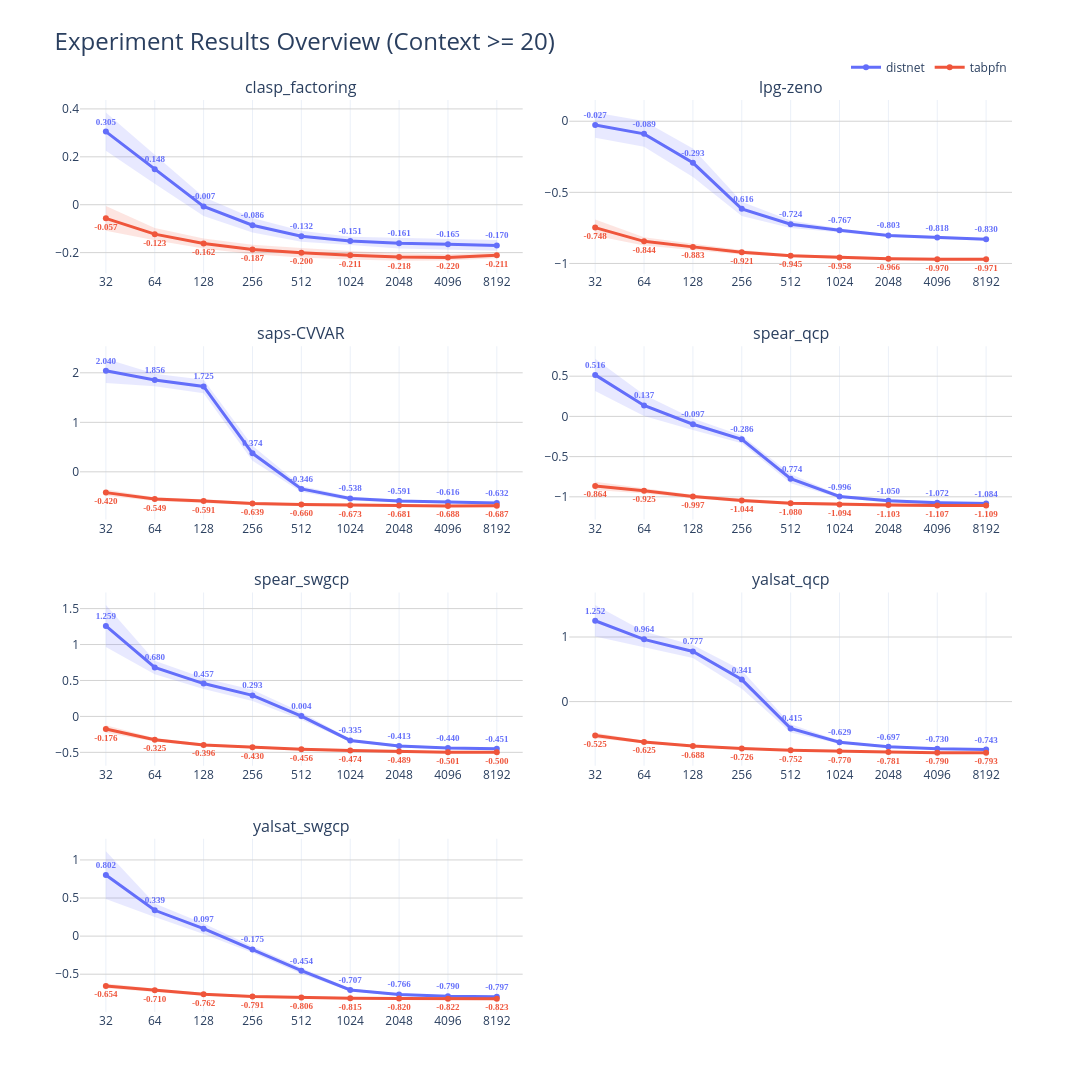

The code cell stored with this chart in its notebook:
### Code cell
import plotly.graph_objects as go
import plotly.colors as pc
from plotly.subplots import make_subplots
import numpy as np
from collections import defaultdict
import math

def plot_results_grid(results_dict, min_context_size=0):
    """
    Compiles all scenario plots into a single large canvas with 3 plots per row.
    """
    
    # 1. Setup Grid Dimensions
    scenarios = list(results_dict.keys())
    num_scenarios = len(scenarios)
    cols = 2
    rows = math.ceil(num_scenarios / cols)
    
    fig = make_subplots(
        rows=rows, 
        cols=cols, 
        subplot_titles=[f"{s}" for s in scenarios],
        vertical_spacing=0.08,
        horizontal_spacing=0.05
    )
    
    palette = pc.qualitative.Plotly
    models_in_legend = set()

    # --- 2. Iterate through Scenarios ---
    for idx, (scenario, models) in enumerate(results_dict.items()):
        
        row = (idx // cols) + 1
        col = (idx % cols) + 1
        
        # --- DATA PREP ---
        points_at_x = defaultdict(list)
        
        for model_name, context_data in models.items():
            for context_size, stats in context_data.items():
                if context_size < min_context_size: continue
                points_at_x[context_size].append((model_name, stats['mean']))

        if not points_at_x:
            continue

        # --- RANKING POSITIONS ---
        label_decisions = defaultdict(dict)
        for x_val, data_list in points_at_x.items():
            data_list.sort(key=lambda item: item[1]) 
            count = len(data_list)
            for rank, (m_name, val) in enumerate(data_list):
                if count == 1: pos = "top center"
                elif rank == 0: pos = "bottom center"
                elif rank == count - 1: pos = "top center"
                else: pos = "middle right" if rank % 2 == 0 else "middle left"
                label_decisions[m_name][x_val] = pos

        # --- PLOTTING TRACES ---
        all_x_ticks_in_subplot = set()
        
        for i, (model_name, context_data) in enumerate(models.items()):
            x_vals, means, stds, text_positions = [], [], [], []
            
            for context_size, stats in context_data.items():
                if context_size < min_context_size: continue
                x_vals.append(context_size)
                means.append(stats['mean'])
                stds.append(stats['std'])
                all_x_ticks_in_subplot.add(context_size)
                text_positions.append(label_decisions[model_name].get(context_size, "top center"))
            
            if not x_vals: continue

            # Sort
            sorted_indices = np.argsort(x_vals)
            x_vals = np.array(x_vals)[sorted_indices]
            means = np.array(means)[sorted_indices]
            stds = np.array(stds)[sorted_indices]
            text_positions = np.array(text_positions)[sorted_indices]
            
            color = palette[i % len(palette)]
            
            show_legend = False
            if model_name not in models_in_legend:
                show_legend = True
                models_in_legend.add(model_name)

            # 1. Std Ribbon
            x_poly = np.concatenate([x_vals, x_vals[::-1]])
            y_poly = np.concatenate([means + stds, (means - stds)[::-1]])
            
            fig.add_trace(go.Scatter(
                x=x_poly, y=y_poly,
                fill='toself',
                fillcolor=f"rgba{tuple(int(color.lstrip('#')[i:i+2], 16) for i in (0, 2, 4)) + (0.15,)}",
                line=dict(color='rgba(255,255,255,0)'),
                hoverinfo="skip",
                showlegend=False,
                legendgroup=model_name
            ), row=row, col=col)
            
            # 2. Main Line
            # FIX: We use double curly braces {{ }} for Plotly variables inside f-strings
            hover_template_str = (
                f"<b>{model_name}</b><br>" +
                "NLLH: %{y:.4f}<br>" +
                "Std: ±%{customdata:.4f}<extra></extra>"
            )

            fig.add_trace(go.Scatter(
                x=x_vals, y=means,
                mode='lines+markers+text',
                name=model_name,
                line=dict(color=color, width=3),
                marker=dict(size=6),
                text=[f"<b>{m:.3f}</b>" for m in means],
                textposition=text_positions,
                textfont=dict(size=9, color=color, family="Arial Black"),
                
                # --- FIXED LINE BELOW ---
                hovertemplate=hover_template_str,
                
                customdata=stds,
                showlegend=show_legend,
                legendgroup=model_name
            ), row=row, col=col)

        # Update Axes
        sorted_ticks = sorted(list(all_x_ticks_in_subplot))
        fig.update_xaxes(type="log", tickvals=sorted_ticks, ticktext=sorted_ticks, row=row, col=col)
        fig.update_yaxes(zeroline=False, gridcolor='lightgray', row=row, col=col)

    # --- 3. Final Layout ---
    fig.update_layout(
        title=dict(text=f"Experiment Results Overview (Context >= {min_context_size})", font=dict(size=24)),
        template="plotly_white",
        height=400 * rows, 
        width=1300,        
        legend=dict(
            orientation="h",
            yanchor="bottom",
            y=1.02,
            xanchor="right",
            x=1
        )
    )
    
    fig.show()

# --- Example Usage ---
plot_results_grid(plot_vals, min_context_size=20)

### Figure 1 — Plotly figure (JSON) as saved in the notebook; plotly's stock layout.template omitted (floating-point values rounded to 4 significant figures)
{"data": [{"fill": "toself", "fillcolor": "rgba(99, 110, 250, 0.15)", "hoverinfo": "skip", "legendgroup": "distnet", "line": {"color": "rgba(255,255,255,0)"}, "showlegend": false, "type": "scatter", "x": [32, 64, 128, 256, 512, 1024, 2048, 4096, 8192, 8192, 4096, 2048, 1024, 512, 256, 128, 64, 32], "xaxis": "x", "y": [0.3854, 0.2083, 0.03259, -0.05573, -0.109, -0.1341, -0.1391, -0.1428, -0.1476, -0.1919, -0.1865, -0.1823, -0.1683, -0.1546, -0.1156, -0.04728, 0.08754, 0.2251], "yaxis": "y"}, {"customdata": [0.08012, 0.06039, 0.03993, 0.02993, 0.02279, 0.0171, 0.0216, 0.02187, 0.02215], "hovertemplate": "<b>distnet</b><br>NLLH: %{y:.4f}<br>Std: ±%{customdata:.4f}<extra></extra>", "legendgroup": "distnet", "line": {"color": "#636EFA", "width": 3}, "marker": {"size": 6}, "mode": "lines+markers+text", "name": "distnet", "showlegend": true, "text": ["<b>0.305</b>", "<b>0.148</b>", "<b>-0.007</b>", "<b>-0.086</b>", "<b>-0.132</b>", "<b>-0.151</b>", "<b>-0.161</b>", "<b>-0.165</b>", "<b>-0.170</b>"], "textfont": {"color": "#636EFA", "family": "Arial Black", "size": 9}, "textposition": ["top center", "top center", "top center", "top center", "top center", "top center", "top center", "top center", "top center"], "type": "scatter", "x": [32, 64, 128, 256, 512, 1024, 2048, 4096, 8192], "xaxis": "x", "y": [0.3053, 0.1479, -0.007344, -0.08566, -0.1318, -0.1512, -0.1607, -0.1647, -0.1697], "yaxis": "y"}, {"fill": "toself", "fillcolor": "rgba(239, 85, 59, 0.15)", "hoverinfo": "skip", "legendgroup": "tabpfn", "line": {"color": "rgba(255,255,255,0)"}, "showlegend": false, "type": "scatter", "x": [32, 64, 128, 256, 512, 1024, 2048, 4096, 8192, 8192, 4096, 2048, 1024, 512, 256, 128, 64, 32], "xaxis": "x", "y": [-0.004962, -0.09733, -0.1413, -0.1668, -0.1804, -0.1932, -0.2026, -0.2066, -0.1982, -0.2237, -0.2333, -0.2343, -0.2288, -0.2204, -0.2068, -0.1827, -0.1483, -0.1084], "yaxis": "y"}, {"customdata": [0.05173, 0.02548, 0.02068, 0.01999, 0.02001, 0.01781, 0.01587, 0.01335, 0.01276], "hovertemplate": "<b>tabpfn</b><br>NLLH: %{y:.4f}<br>Std: ±%{customdata:.4f}<extra></extra>", "legendgroup": "tabpfn", "line": {"color": "#EF553B", "width": 3}, "marker": {"size": 6}, "mode": "lines+markers+text", "name": "tabpfn", "showlegend": true, "text": ["<b>-0.057</b>", "<b>-0.123</b>", "<b>-0.162</b>", "<b>-0.187</b>", "<b>-0.200</b>", "<b>-0.211</b>", "<b>-0.218</b>", "<b>-0.220</b>", "<b>-0.211</b>"], "textfont": {"color": "#EF553B", "family": "Arial Black", "size": 9}, "textposition": ["bottom center", "bottom center", "bottom center", "bottom center", "bottom center", "bottom center", "bottom center", "bottom center", "bottom center"], "type": "scatter", "x": [32, 64, 128, 256, 512, 1024, 2048, 4096, 8192], "xaxis": "x", "y": [-0.05669, -0.1228, -0.162, -0.1868, -0.2004, -0.211, -0.2185, -0.22, -0.2109], "yaxis": "y"}, {"fill": "toself", "fillcolor": "rgba(99, 110, 250, 0.15)", "hoverinfo": "skip", "legendgroup": "distnet", "line": {"color": "rgba(255,255,255,0)"}, "showlegend": false, "type": "scatter", "x": [32, 64, 128, 256, 512, 1024, 2048, 4096, 8192, 8192, 4096, 2048, 1024, 512, 256, 128, 64, 32], "xaxis": "x2", "y": [0.06196, 0.001341, -0.1925, -0.5657, -0.6988, -0.7545, -0.7938, -0.8077, -0.8211, -0.8388, -0.829, -0.812, -0.779, -0.75, -0.6659, -0.3925, -0.1788, -0.1157], "yaxis": "y2"}, {"customdata": [0.08881, 0.09008, 0.1, 0.0501, 0.0256, 0.01227, 0.009086, 0.01064, 0.008835], "hovertemplate": "<b>distnet</b><br>NLLH: %{y:.4f}<br>Std: ±%{customdata:.4f}<extra></extra>", "legendgroup": "distnet", "line": {"color": "#636EFA", "width": 3}, "marker": {"size": 6}, "mode": "lines+markers+text", "name": "distnet", "showlegend": false, "text": ["<b>-0.027</b>", "<b>-0.089</b>", "<b>-0.293</b>", "<b>-0.616</b>", "<b>-0.724</b>", "<b>-0.767</b>", "<b>-0.803</b>", "<b>-0.818</b>", "<b>-0.830</b>"], "textfont": {"color": "#636EFA", "family": "Arial Black", "size": 9}, "textposition": ["top center", "top center", "top center", "top center", "top center", "top center", "top center", "top center", "top center"], "type": "scatter", "x": [32, 64, 128, 256, 512, 1024, 2048, 4096, 8192], "xaxis": "x2", "y": [-0.02686, -0.08874, -0.2925, -0.6158, -0.7244, -0.7667, -0.8029, -0.8184, -0.8299], "yaxis": "y2"}, {"fill": "toself", "fillcolor": "rgba(239, 85, 59, 0.15)", "hoverinfo": "skip", "legendgroup": "tabpfn", "line": {"color": "rgba(255,255,255,0)"}, "showlegend": false, "type": "scatter", "x": [32, 64, 128, 256, 512, 1024, 2048, 4096, 8192, 8192, 4096, 2048, 1024, 512, 256, 128, 64, 32], "xaxis": "x2", "y": [-0.6908, -0.8151, -0.8616, -0.9063, -0.9353, -0.9478, -0.9569, -0.9605, -0.9605, -0.9818, -0.9799, -0.9759, -0.9686, -0.9548, -0.9366, -0.9053, -0.8736, -0.8053], "yaxis": "y2"}, {"customdata": [0.05725, 0.02924, 0.02188, 0.01519, 0.009756, 0.01042, 0.009499, 0.009729, 0.01066], "hovertemplate": "<b>tabpfn</b><br>NLLH: %{y:.4f}<br>Std: ±%{customdata:.4f}<extra></extra>", "legendgroup": "tabpfn", "line": {"color": "#EF553B", "width": 3}, "marker": {"size": 6}, "mode": "lines+markers+text", "name": "tabpfn", "showlegend": false, "text": ["<b>-0.748</b>", "<b>-0.844</b>", "<b>-0.883</b>", "<b>-0.921</b>", "<b>-0.945</b>", "<b>-0.958</b>", "<b>-0.966</b>", "<b>-0.970</b>", "<b>-0.971</b>"], "textfont": {"color": "#EF553B", "family": "Arial Black", "size": 9}, "textposition": ["bottom center", "bottom center", "bottom center", "bottom center", "bottom center", "bottom center", "bottom center", "bottom center", "bottom center"], "type": "scatter", "x": [32, 64, 128, 256, 512, 1024, 2048, 4096, 8192], "xaxis": "x2", "y": [-0.7481, -0.8444, -0.8834, -0.9215, -0.9451, -0.9582, -0.9664, -0.9702, -0.9711], "yaxis": "y2"}, {"fill": "toself", "fillcolor": "rgba(99, 110, 250, 0.15)", "hoverinfo": "skip", "legendgroup": "distnet", "line": {"color": "rgba(255,255,255,0)"}, "showlegend": false, "type": "scatter", "x": [32, 64, 128, 256, 512, 1024, 2048, 4096, 8192, 8192, 4096, 2048, 1024, 512, 256, 128, 64, 32], "xaxis": "x3", "y": [2.286, 1.982, 1.862, 0.5268, -0.2852, -0.4969, -0.5623, -0.587, -0.6061, -0.6573, -0.6446, -0.6192, -0.5787, -0.4061, 0.2219, 1.589, 1.73, 1.794], "yaxis": "y3"}, {"customdata": [0.2461, 0.1257, 0.1367, 0.1524, 0.06045, 0.04093, 0.02845, 0.02879, 0.0256], "hovertemplate": "<b>distnet</b><br>NLLH: %{y:.4f}<br>Std: ±%{customdata:.4f}<extra></extra>", "legendgroup": "distnet", "line": {"color": "#636EFA", "width": 3}, "marker": {"size": 6}, "mode": "lines+markers+text", "name": "distnet", "showlegend": false, "text": ["<b>2.040</b>", "<b>1.856</b>", "<b>1.725</b>", "<b>0.374</b>", "<b>-0.346</b>", "<b>-0.538</b>", "<b>-0.591</b>", "<b>-0.616</b>", "<b>-0.632</b>"], "textfont": {"color": "#636EFA", "family": "Arial Black", "size": 9}, "textposition": ["top center", "top center", "top center", "top center", "top center", "top center", "top center", "top center", "top center"], "type": "scatter", "x": [32, 64, 128, 256, 512, 1024, 2048, 4096, 8192], "xaxis": "x3", "y": [2.04, 1.856, 1.725, 0.3743, -0.3457, -0.5378, -0.5907, -0.6158, -0.6317], "yaxis": "y3"}, {"fill": "toself", "fillcolor": "rgba(239, 85, 59, 0.15)", "hoverinfo": "skip", "legendgroup": "tabpfn", "line": {"color": "rgba(255,255,255,0)"}, "showlegend": false, "type": "scatter", "x": [32, 64, 128, 256, 512, 1024, 2048, 4096, 8192, 8192, 4096, 2048, 1024, 512, 256, 128, 64, 32], "xaxis": "x3", "y": [-0.358, -0.5116, -0.5514, -0.6075, -0.6318, -0.6479, -0.6556, -0.6631, -0.6621, -0.7122, -0.7119, -0.7066, -0.6991, -0.6887, -0.6705, -0.6302, -0.5866, -0.4814], "yaxis": "y3"}, {"customdata": [0.0617, 0.03752, 0.03941, 0.03151, 0.02842, 0.02561, 0.02552, 0.02438, 0.02503], "hovertemplate": "<b>tabpfn</b><br>NLLH: %{y:.4f}<br>Std: ±%{customdata:.4f}<extra></extra>", "legendgroup": "tabpfn", "line": {"color": "#EF553B", "width": 3}, "marker": {"size": 6}, "mode": "lines+markers+text", "name": "tabpfn", "showlegend": false, "text": ["<b>-0.420</b>", "<b>-0.549</b>", "<b>-0.591</b>", "<b>-0.639</b>", "<b>-0.660</b>", "<b>-0.673</b>", "<b>-0.681</b>", "<b>-0.688</b>", "<b>-0.687</b>"], "textfont": {"color": "#EF553B", "family": "Arial Black", "size": 9}, "textposition": ["bottom center", "bottom center", "bottom center", "bottom center", "bottom center", "bottom center", "bottom center", "bottom center", "bottom center"], "type": "scatter", "x": [32, 64, 128, 256, 512, 1024, 2048, 4096, 8192], "xaxis": "x3", "y": [-0.4197, -0.5491, -0.5908, -0.639, -0.6603, -0.6735, -0.6811, -0.6875, -0.6871], "yaxis": "y3"}, {"fill": "toself", "fillcolor": "rgba(99, 110, 250, 0.15)", "hoverinfo": "skip", "legendgroup": "distnet", "line": {"color": "rgba(255,255,255,0)"}, "showlegend": false, "type": "scatter", "x": [32, 64, 128, 256, 512, 1024, 2048, 4096, 8192, 8192, 4096, 2048, 1024, 512, 256, 128, 64, 32], "xaxis": "x4", "y": [0.7179, 0.2686, -0.02494, -0.2369, -0.7162, -0.9768, -1.03, -1.052, -1.062, -1.106, -1.092, -1.07, -1.016, -0.8319, -0.3346, -0.17, 0.004533, 0.3145], "yaxis": "y4"}, {"customdata": [0.2017, 0.132, 0.07254, 0.04882, 0.05785, 0.01939, 0.02, 0.01996, 0.02188], "hovertemplate": "<b>distnet</b><br>NLLH: %{y:.4f}<br>Std: ±%{customdata:.4f}<extra></extra>", "legendgroup": "distnet", "line": {"color": "#636EFA", "width": 3}, "marker": {"size": 6}, "mode": "lines+markers+text", "name": "distnet", "showlegend": false, "text": ["<b>0.516</b>", "<b>0.137</b>", "<b>-0.097</b>", "<b>-0.286</b>", "<b>-0.774</b>", "<b>-0.996</b>", "<b>-1.050</b>", "<b>-1.072</b>", "<b>-1.084</b>"], "textfont": {"color": "#636EFA", "family": "Arial Black", "size": 9}, "textposition": ["top center", "top center", "top center", "top center", "top center", "top center", "top center", "top center", "top center"], "type": "scatter", "x": [32, 64, 128, 256, 512, 1024, 2048, 4096, 8192], "xaxis": "x4", "y": [0.5162, 0.1366, -0.09748, -0.2857, -0.774, -0.9962, -1.05, -1.072, -1.084], "yaxis": "y4"}, {"fill": "toself", "fillcolor": "rgba(239, 85, 59, 0.15)", "hoverinfo": "skip", "legendgroup": "tabpfn", "line": {"color": "rgba(255,255,255,0)"}, "showlegend": false, "type": "scatter", "x": [32, 64, 128, 256, 512, 1024, 2048, 4096, 8192, 8192, 4096, 2048, 1024, 512, 256, 128, 64, 32], "xaxis": "x4", "y": [-0.8127, -0.8916, -0.9747, -1.021, -1.063, -1.074, -1.083, -1.088, -1.09, -1.128, -1.126, -1.122, -1.115, -1.097, -1.068, -1.019, -0.9583, -0.9156], "yaxis": "y4"}, {"customdata": [0.05146, 0.03335, 0.02226, 0.02376, 0.0171, 0.0206, 0.01951, 0.01933, 0.01884], "hovertemplate": "<b>tabpfn</b><br>NLLH: %{y:.4f}<br>Std: ±%{customdata:.4f}<extra></extra>", "legendgroup": "tabpfn", "line": {"color": "#EF553B", "width": 3}, "marker": {"size": 6}, "mode": "lines+markers+text", "name": "tabpfn", "showlegend": false, "text": ["<b>-0.864</b>", "<b>-0.925</b>", "<b>-0.997</b>", "<b>-1.044</b>", "<b>-1.080</b>", "<b>-1.094</b>", "<b>-1.103</b>", "<b>-1.107</b>", "<b>-1.109</b>"], "textfont": {"color": "#EF553B", "family": "Arial Black", "size": 9}, "textposition": ["bottom center", "bottom center", "bottom center", "bottom center", "bottom center", "bottom center", "bottom center", "bottom center", "bottom center"], "type": "scatter", "x": [32, 64, 128, 256, 512, 1024, 2048, 4096, 8192], "xaxis": "x4", "y": [-0.8642, -0.925, -0.997, -1.044, -1.08, -1.094, -1.103, -1.107, -1.109], "yaxis": "y4"}, {"fill": "toself", "fillcolor": "rgba(99, 110, 250, 0.15)", "hoverinfo": "skip", "legendgroup": "distnet", "line": {"color": "rgba(255,255,255,0)"}, "showlegend": false, "type": "scatter", "x": [32, 64, 128, 256, 512, 1024, 2048, 4096, 8192, 8192, 4096, 2048, 1024, 512, 256, 128, 64, 32], "xaxis": "x5", "y": [1.552, 0.7737, 0.5334, 0.3703, 0.05735, -0.313, -0.3941, -0.427, -0.4367, -0.4661, -0.4534, -0.4329, -0.356, -0.04837, 0.2147, 0.3803, 0.5869, 0.9659], "yaxis": "y5"}, {"customdata": [0.2929, 0.09344, 0.07655, 0.07781, 0.05286, 0.0215, 0.01936, 0.01323, 0.01472], "hovertemplate": "<b>distnet</b><br>NLLH: %{y:.4f}<br>Std: ±%{customdata:.4f}<extra></extra>", "legendgroup": "distnet", "line": {"color": "#636EFA", "width": 3}, "marker": {"size": 6}, "mode": "lines+markers+text", "name": "distnet", "showlegend": false, "text": ["<b>1.259</b>", "<b>0.680</b>", "<b>0.457</b>", "<b>0.293</b>", "<b>0.004</b>", "<b>-0.335</b>", "<b>-0.413</b>", "<b>-0.440</b>", "<b>-0.451</b>"], "textfont": {"color": "#636EFA", "family": "Arial Black", "size": 9}, "textposition": ["top center", "top center", "top center", "top center", "top center", "top center", "top center", "top center", "top center"], "type": "scatter", "x": [32, 64, 128, 256, 512, 1024, 2048, 4096, 8192], "xaxis": "x5", "y": [1.259, 0.6803, 0.4568, 0.2925, 0.00449, -0.3345, -0.4135, -0.4402, -0.4514], "yaxis": "y5"}, {"fill": "toself", "fillcolor": "rgba(239, 85, 59, 0.15)", "hoverinfo": "skip", "legendgroup": "tabpfn", "line": {"color": "rgba(255,255,255,0)"}, "showlegend": false, "type": "scatter", "x": [32, 64, 128, 256, 512, 1024, 2048, 4096, 8192, 8192, 4096, 2048, 1024, 512, 256, 128, 64, 32], "xaxis": "x5", "y": [-0.1246, -0.2996, -0.3782, -0.4138, -0.4383, -0.4565, -0.4727, -0.4871, -0.4872, -0.5133, -0.5142, -0.5051, -0.4911, -0.473, -0.4466, -0.4147, -0.3502, -0.2269], "yaxis": "y5"}, {"customdata": [0.05119, 0.02528, 0.01822, 0.01639, 0.01734, 0.01728, 0.01621, 0.01356, 0.01302], "hovertemplate": "<b>tabpfn</b><br>NLLH: %{y:.4f}<br>Std: ±%{customdata:.4f}<extra></extra>", "legendgroup": "tabpfn", "line": {"color": "#EF553B", "width": 3}, "marker": {"size": 6}, "mode": "lines+markers+text", "name": "tabpfn", "showlegend": false, "text": ["<b>-0.176</b>", "<b>-0.325</b>", "<b>-0.396</b>", "<b>-0.430</b>", "<b>-0.456</b>", "<b>-0.474</b>", "<b>-0.489</b>", "<b>-0.501</b>", "<b>-0.500</b>"], "textfont": {"color": "#EF553B", "family": "Arial Black", "size": 9}, "textposition": ["bottom center", "bottom center", "bottom center", "bottom center", "bottom center", "bottom center", "bottom center", "bottom center", "bottom center"], "type": "scatter", "x": [32, 64, 128, 256, 512, 1024, 2048, 4096, 8192], "xaxis": "x5", "y": [-0.1758, -0.3249, -0.3964, -0.4302, -0.4557, -0.4738, -0.4889, -0.5006, -0.5002], "yaxis": "y5"}, {"fill": "toself", "fillcolor": "rgba(99, 110, 250, 0.15)", "hoverinfo": "skip", "legendgroup": "distnet", "line": {"color": "rgba(255,255,255,0)"}, "showlegend": false, "type": "scatter", "x": [32, 64, 128, 256, 512, 1024, 2048, 4096, 8192, 8192, 4096, 2048, 1024, 512, 256, 128, 64, 32], "xaxis": "x6", "y": [1.497, 1.086, 0.8763, 0.4841, -0.3521, -0.6078, -0.6831, -0.72, -0.7339, -0.7516, -0.7391, -0.7112, -0.6506, -0.4772, 0.1981, 0.6768, 0.8413, 1.007], "yaxis": "y6"}, {"customdata": [0.2451, 0.1225, 0.09974, 0.143, 0.06254, 0.02141, 0.01402, 0.009544, 0.008847], "hovertemplate": "<b>distnet</b><br>NLLH: %{y:.4f}<br>Std: ±%{customdata:.4f}<extra></extra>", "legendgroup": "distnet", "line": {"color": "#636EFA", "width": 3}, "marker": {"size": 6}, "mode": "lines+markers+text", "name": "distnet", "showlegend": false, "text": ["<b>1.252</b>", "<b>0.964</b>", "<b>0.777</b>", "<b>0.341</b>", "<b>-0.415</b>", "<b>-0.629</b>", "<b>-0.697</b>", "<b>-0.730</b>", "<b>-0.743</b>"], "textfont": {"color": "#636EFA", "family": "Arial Black", "size": 9}, "textposition": ["top center", "top center", "top center", "top center", "top center", "top center", "top center", "top center", "top center"], "type": "scatter", "x": [32, 64, 128, 256, 512, 1024, 2048, 4096, 8192], "xaxis": "x6", "y": [1.252, 0.9638, 0.7765, 0.3411, -0.4146, -0.6292, -0.6972, -0.7295, -0.7428], "yaxis": "y6"}, {"fill": "toself", "fillcolor": "rgba(239, 85, 59, 0.15)", "hoverinfo": "skip", "legendgroup": "tabpfn", "line": {"color": "rgba(255,255,255,0)"}, "showlegend": false, "type": "scatter", "x": [32, 64, 128, 256, 512, 1024, 2048, 4096, 8192, 8192, 4096, 2048, 1024, 512, 256, 128, 64, 32], "xaxis": "x6", "y": [-0.4818, -0.6065, -0.6741, -0.7131, -0.7429, -0.7604, -0.7719, -0.7822, -0.785, -0.8011, -0.7981, -0.7901, -0.7793, -0.7611, -0.7397, -0.702, -0.644, -0.5676], "yaxis": "y6"}, {"customdata": [0.04293, 0.01876, 0.01395, 0.01331, 0.009059, 0.009475, 0.009105, 0.007949, 0.008076], "hovertemplate": "<b>tabpfn</b><br>NLLH: %{y:.4f}<br>Std: ±%{customdata:.4f}<extra></extra>", "legendgroup": "tabpfn", "line": {"color": "#EF553B", "width": 3}, "marker": {"size": 6}, "mode": "lines+markers+text", "name": "tabpfn", "showlegend": false, "text": ["<b>-0.525</b>", "<b>-0.625</b>", "<b>-0.688</b>", "<b>-0.726</b>", "<b>-0.752</b>", "<b>-0.770</b>", "<b>-0.781</b>", "<b>-0.790</b>", "<b>-0.793</b>"], "textfont": {"color": "#EF553B", "family": "Arial Black", "size": 9}, "textposition": ["bottom center", "bottom center", "bottom center", "bottom center", "bottom center", "bottom center", "bottom center", "bottom center", "bottom center"], "type": "scatter", "x": [32, 64, 128, 256, 512, 1024, 2048, 4096, 8192], "xaxis": "x6", "y": [-0.5247, -0.6252, -0.688, -0.7264, -0.752, -0.7698, -0.781, -0.7901, -0.793], "yaxis": "y6"}, {"fill": "toself", "fillcolor": "rgba(99, 110, 250, 0.15)", "hoverinfo": "skip", "legendgroup": "distnet", "line": {"color": "rgba(255,255,255,0)"}, "showlegend": false, "type": "scatter", "x": [32, 64, 128, 256, 512, 1024, 2048, 4096, 8192, 8192, 4096, 2048, 1024, 512, 256, 128, 64, 32], "xaxis": "x7", "y": [1.116, 0.4275, 0.1668, -0.1331, -0.4138, -0.692, -0.7511, -0.7791, -0.7855, -0.8094, -0.8014, -0.7815, -0.7224, -0.4947, -0.2176, 0.02736, 0.2508, 0.4885], "yaxis": "y7"}, {"customdata": [0.3137, 0.08833, 0.06972, 0.04226, 0.04043, 0.0152, 0.0152, 0.01119, 0.01198], "hovertemplate": "<b>distnet</b><br>NLLH: %{y:.4f}<br>Std: ±%{customdata:.4f}<extra></extra>", "legendgroup": "distnet", "line": {"color": "#636EFA", "width": 3}, "marker": {"size": 6}, "mode": "lines+markers+text", "name": "distnet", "showlegend": false, "text": ["<b>0.802</b>", "<b>0.339</b>", "<b>0.097</b>", "<b>-0.175</b>", "<b>-0.454</b>", "<b>-0.707</b>", "<b>-0.766</b>", "<b>-0.790</b>", "<b>-0.797</b>"], "textfont": {"color": "#636EFA", "family": "Arial Black", "size": 9}, "textposition": ["top center", "top center", "top center", "top center", "top center", "top center", "top center", "top center", "top center"], "type": "scatter", "x": [32, 64, 128, 256, 512, 1024, 2048, 4096, 8192], "xaxis": "x7", "y": [0.8021, 0.3391, 0.09708, -0.1754, -0.4543, -0.7072, -0.7663, -0.7902, -0.7975], "yaxis": "y7"}, {"fill": "toself", "fillcolor": "rgba(239, 85, 59, 0.15)", "hoverinfo": "skip", "legendgroup": "tabpfn", "line": {"color": "rgba(255,255,255,0)"}, "showlegend": false, "type": "scatter", "x": [32, 64, 128, 256, 512, 1024, 2048, 4096, 8192, 8192, 4096, 2048, 1024, 512, 256, 128, 64, 32], "xaxis": "x7", "y": [-0.6234, -0.6881, -0.7423, -0.7758, -0.7909, -0.8026, -0.8082, -0.8108, -0.8118, -0.8334, -0.8331, -0.8314, -0.8268, -0.8208, -0.8068, -0.7819, -0.7324, -0.6837], "yaxis": "y7"}, {"customdata": [0.03014, 0.02215, 0.01981, 0.01548, 0.01497, 0.01214, 0.0116, 0.01114, 0.01082], "hovertemplate": "<b>tabpfn</b><br>NLLH: %{y:.4f}<br>Std: ±%{customdata:.4f}<extra></extra>", "legendgroup": "tabpfn", "line": {"color": "#EF553B", "width": 3}, "marker": {"size": 6}, "mode": "lines+markers+text", "name": "tabpfn", "showlegend": false, "text": ["<b>-0.654</b>", "<b>-0.710</b>", "<b>-0.762</b>", "<b>-0.791</b>", "<b>-0.806</b>", "<b>-0.815</b>", "<b>-0.820</b>", "<b>-0.822</b>", "<b>-0.823</b>"], "textfont": {"color": "#EF553B", "family": "Arial Black", "size": 9}, "textposition": ["bottom center", "bottom center", "bottom center", "bottom center", "bottom center", "bottom center", "bottom center", "bottom center", "bottom center"], "type": "scatter", "x": [32, 64, 128, 256, 512, 1024, 2048, 4096, 8192], "xaxis": "x7", "y": [-0.6536, -0.7102, -0.7621, -0.7913, -0.8059, -0.8147, -0.8198, -0.822, -0.8226], "yaxis": "y7"}], "layout": {"annotations": [{"font": {"size": 16}, "showarrow": false, "text": "clasp_factoring", "x": 0.2375, "xanchor": "center", "xref": "paper", "y": 1, "yanchor": "bottom", "yref": "paper"}, {"font": {"size": 16}, "showarrow": false, "text": "lpg-zeno", "x": 0.7625, "xanchor": "center", "xref": "paper", "y": 1, "yanchor": "bottom", "yref": "paper"}, {"font": {"size": 16}, "showarrow": false, "text": "saps-CVVAR", "x": 0.2375, "xanchor": "center", "xref": "paper", "y": 0.73, "yanchor": "bottom", "yref": "paper"}, {"font": {"size": 16}, "showarrow": false, "text": "spear_qcp", "x": 0.7625, "xanchor": "center", "xref": "paper", "y": 0.73, "yanchor": "bottom", "yref": "paper"}, {"font": {"size": 16}, "showarrow": false, "text": "spear_swgcp", "x": 0.2375, "xanchor": "center", "xref": "paper", "y": 0.46, "yanchor": "bottom", "yref": "paper"}, {"font": {"size": 16}, "showarrow": false, "text": "yalsat_qcp", "x": 0.7625, "xanchor": "center", "xref": "paper", "y": 0.46, "yanchor": "bottom", "yref": "paper"}, {"font": {"size": 16}, "showarrow": false, "text": "yalsat_swgcp", "x": 0.2375, "xanchor": "center", "xref": "paper", "y": 0.19, "yanchor": "bottom", "yref": "paper"}], "height": 1600, "legend": {"orientation": "h", "x": 1, "xanchor": "right", "y": 1.02, "yanchor": "bottom"}, "title": {"font": {"size": 24}, "text": "Experiment Results Overview (Context >= 20)"}, "width": 1300, "xaxis": {"anchor": "y", "domain": [0, 0.475], "ticktext": [32, 64, 128, 256, 512, 1024, 2048, 4096, 8192], "tickvals": [32, 64, 128, 256, 512, 1024, 2048, 4096, 8192], "type": "log"}, "xaxis2": {"anchor": "y2", "domain": [0.525, 1], "ticktext": [32, 64, 128, 256, 512, 1024, 2048, 4096, 8192], "tickvals": [32, 64, 128, 256, 512, 1024, 2048, 4096, 8192], "type": "log"}, "xaxis3": {"anchor": "y3", "domain": [0, 0.475], "ticktext": [32, 64, 128, 256, 512, 1024, 2048, 4096, 8192], "tickvals": [32, 64, 128, 256, 512, 1024, 2048, 4096, 8192], "type": "log"}, "xaxis4": {"anchor": "y4", "domain": [0.525, 1], "ticktext": [32, 64, 128, 256, 512, 1024, 2048, 4096, 8192], "tickvals": [32, 64, 128, 256, 512, 1024, 2048, 4096, 8192], "type": "log"}, "xaxis5": {"anchor": "y5", "domain": [0, 0.475], "ticktext": [32, 64, 128, 256, 512, 1024, 2048, 4096, 8192], "tickvals": [32, 64, 128, 256, 512, 1024, 2048, 4096, 8192], "type": "log"}, "xaxis6": {"anchor": "y6", "domain": [0.525, 1], "ticktext": [32, 64, 128, 256, 512, 1024, 2048, 4096, 8192], "tickvals": [32, 64, 128, 256, 512, 1024, 2048, 4096, 8192], "type": "log"}, "xaxis7": {"anchor": "y7", "domain": [0, 0.475], "ticktext": [32, 64, 128, 256, 512, 1024, 2048, 4096, 8192], "tickvals": [32, 64, 128, 256, 512, 1024, 2048, 4096, 8192], "type": "log"}, "xaxis8": {"anchor": "y8", "domain": [0.525, 1]}, "yaxis": {"anchor": "x", "domain": [0.81, 1], "gridcolor": "lightgray", "zeroline": false}, "yaxis2": {"anchor": "x2", "domain": [0.81, 1], "gridcolor": "lightgray", "zeroline": false}, "yaxis3": {"anchor": "x3", "domain": [0.54, 0.73], "gridcolor": "lightgray", "zeroline": false}, "yaxis4": {"anchor": "x4", "domain": [0.54, 0.73], "gridcolor": "lightgray", "zeroline": false}, "yaxis5": {"anchor": "x5", "domain": [0.27, 0.46], "gridcolor": "lightgray", "zeroline": false}, "yaxis6": {"anchor": "x6", "domain": [0.27, 0.46], "gridcolor": "lightgray", "zeroline": false}, "yaxis7": {"anchor": "x7", "domain": [0, 0.19], "gridcolor": "lightgray", "zeroline": false}, "yaxis8": {"anchor": "x8", "domain": [0, 0.19]}}}
